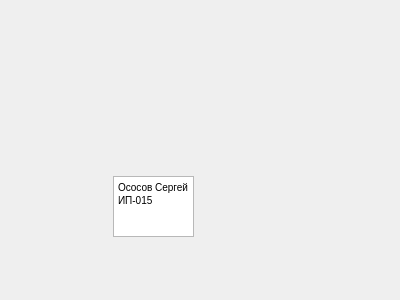
<?xml version="1.0" encoding="UTF-8"?>
<ui version="4.0">
 <class>Authors</class>
 <widget class="QDialog" name="Authors">
  <property name="geometry">
   <rect>
    <x>0</x>
    <y>0</y>
    <width>400</width>
    <height>300</height>
   </rect>
  </property>
  <property name="windowTitle">
   <string>Информация об авторах</string>
  </property>
  <widget class="QLabel" name="label">
   <property name="geometry">
    <rect>
     <x>-10</x>
     <y>-90</y>
     <width>491</width>
     <height>421</height>
    </rect>
   </property>
   <property name="text">
    <string/>
   </property>
   <property name="pixmap">
    <pixmap>../../Users/hello/OneDrive/Рабочий стол/обои/627080.png</pixmap>
   </property>
  </widget>
  <widget class="QTextEdit" name="textEdit">
   <property name="geometry">
    <rect>
     <x>113</x>
     <y>176</y>
     <width>81</width>
     <height>61</height>
    </rect>
   </property>
   <property name="readOnly">
    <bool>true</bool>
   </property>
   <property name="html">
    <string>&lt;!DOCTYPE HTML PUBLIC &quot;-//W3C//DTD HTML 4.0//EN&quot; &quot;http://www.w3.org/TR/REC-html40/strict.dtd&quot;&gt;
&lt;html&gt;&lt;head&gt;&lt;meta name=&quot;qrichtext&quot; content=&quot;1&quot; /&gt;&lt;style type=&quot;text/css&quot;&gt;
p, li { white-space: pre-wrap; }
&lt;/style&gt;&lt;/head&gt;&lt;body style=&quot; font-family:'MS Shell Dlg 2'; font-size:7.8pt; font-weight:400; font-style:normal;&quot;&gt;
&lt;p style=&quot; margin-top:0px; margin-bottom:0px; margin-left:0px; margin-right:0px; -qt-block-indent:0; text-indent:0px;&quot;&gt;Ососов Сергей&lt;/p&gt;
&lt;p style=&quot; margin-top:0px; margin-bottom:0px; margin-left:0px; margin-right:0px; -qt-block-indent:0; text-indent:0px;&quot;&gt;ИП-015&lt;/p&gt;&lt;/body&gt;&lt;/html&gt;</string>
   </property>
  </widget>
 </widget>
 <resources/>
 <connections/>
</ui>
